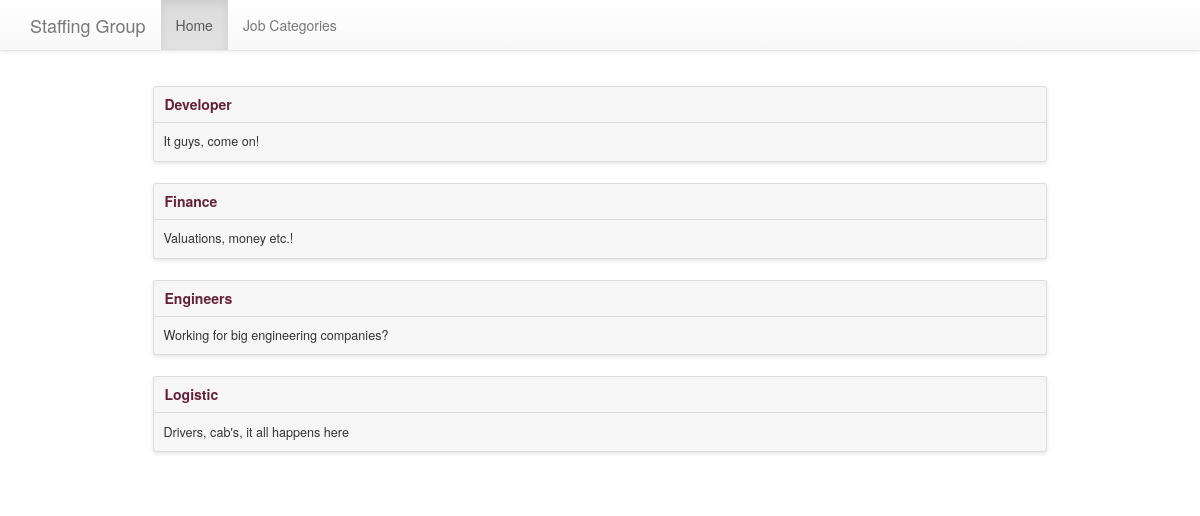
Screenshot of /job_categories/ with the database file from the repository.
### sectors/models.py (models this page shows, shortened)
class Sector(models.Model):
    created_at = models.DateTimeField(auto_now_add=True)
    title = models.CharField(max_length=255)
    description = models.TextField(default="")

### sectors/views.py (the view)
def sector_list(request):
    sectors = Sector.objects.all()
    return render(request, 'sectors/sector_list.html', {'sectors': sectors})

### sectors/templates/sectors/sector_list.html (shortened to what this page needs)
{% extends "layout.html" %}
{% block content %}
<div class="panel-body">
    {% for sector in sectors %}
        <div class="card">
            <header><a href="{% url 'sectors:detail' pk=sector.pk %}">{{ sector.title }}</a></header>
            <div class="card-copy">
              {{ sector.description }}
        </div>
    </div>
    {% endfor %}
</div>
{% endblock %}

### assets/css/layout.css (style rules this page uses)
html { box-sizing: border-box; }
*, *::after, *::before { box-sizing: inherit; }
.card { -webkit-flex-basis: 15em; -moz-flex-basis: 15em; flex-basis: 15em; -ms-flex-preferred-size: 15em; -webkit-flex-grow: 1; -moz-flex-grow: 1; flex-grow: 1; -ms-flex-positive: 1; -webkit-transition: all 0.2s ease-in-out; -moz-transition: all 0.2s ease-in-out; transition: all 0.2s ease-in-out; background-color: #f6f6f6; border-radius: 3px; border: 1px solid gainsboro; box-shadow: 0 2px 4px #e6e6e6; margin: 0 1em 1.5em 1em; position: relative; }
.card header { -webkit-transition: all 0.2s ease-in-out; -moz-transition: all 0.2s ease-in-out; transition: all 0.2s ease-in-out; background-color: #f6f6f6; border-bottom: 1px solid gainsboro; border-radius: 3px 3px 0 0; font-weight: bold; line-height: 1.5em; padding: 0.5em 0.75em; }
.card header a { color: #642039; text-decoration: none; }
.card .card-copy { font-size: 0.9em; line-height: 1.5em; padding: 0.75em 0.75em; }

### rows the page displays
Sector: title "Developer", description "It guys, come on!"
Sector: title "Finance", description "Valuations, money etc.!"
Sector: title "Engineers", description "Working for big engineering companies?"
Sector: title "Logistic", description "Drivers, cab's, it all happens here"
